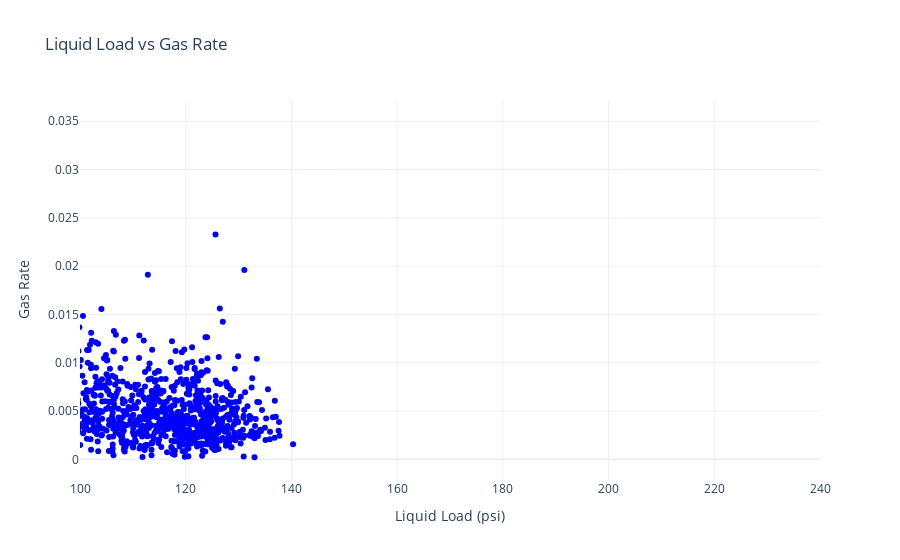

Here is the notebook cell this chart was saved with:
### Code cell
# Create Plotly figure
fig = go.Figure()

# Add scatter plot (point cloud)
fig.add_trace(go.Scatter(
    x=df_z['Liquid Load - DROP (psi)'],
    y=df_z['GasRate'],
    mode='markers',
    marker=dict(size=6, color='blue', opacity=1),
    name='Gas Rate'
))

# Customize layout
fig.update_layout(
    title='Liquid Load vs Gas Rate',
    xaxis_title='Liquid Load (psi)',
    yaxis_title='Gas Rate',
    xaxis_range=[100, 240],  # Set x-axis limits (adjust as needed)
    template='plotly_white'
)

# Show plot
fig.show()

### Figure 1 — Plotly figure (JSON) as saved in the notebook; plotly's stock layout.template omitted (floating-point values rounded to 4 significant figures; data arrays with more than 128 entries replaced by an {"elided": "..."} marker saying what was removed)
{"data": [{"marker": {"color": "blue", "opacity": 1, "size": 6}, "mode": "markers", "name": "Gas Rate", "type": "scatter", "x": {"elided": "1476 float values"}, "y": {"elided": "1476 float values"}}], "layout": {"title": {"text": "Liquid Load vs Gas Rate"}, "xaxis": {"range": [100, 240], "title": {"text": "Liquid Load (psi)"}}, "yaxis": {"title": {"text": "Gas Rate"}}}}
